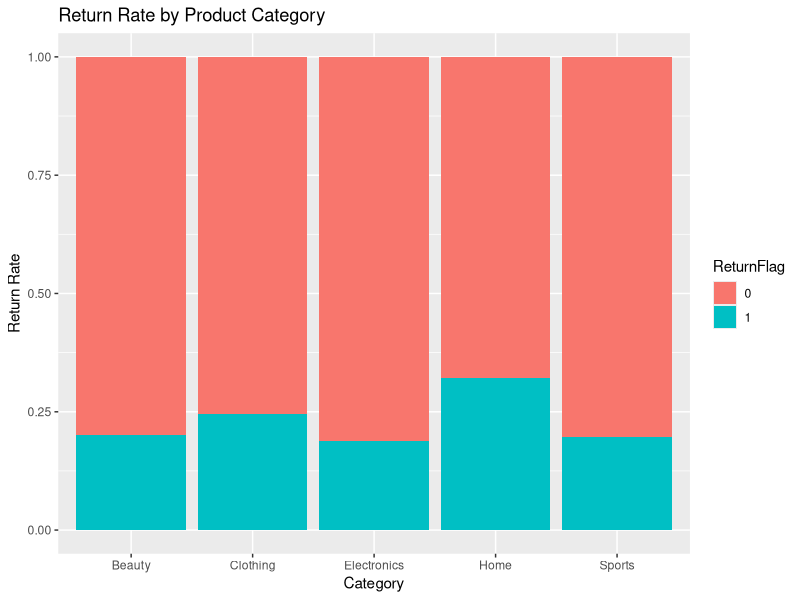
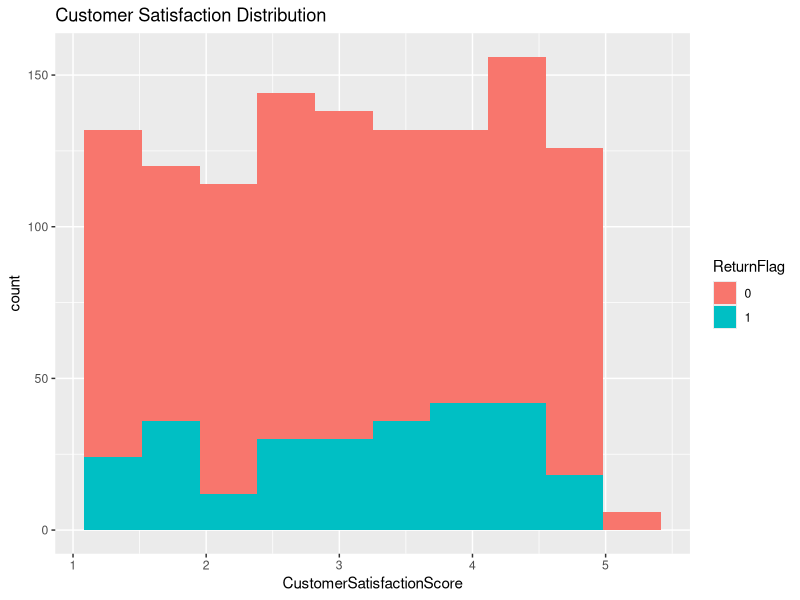
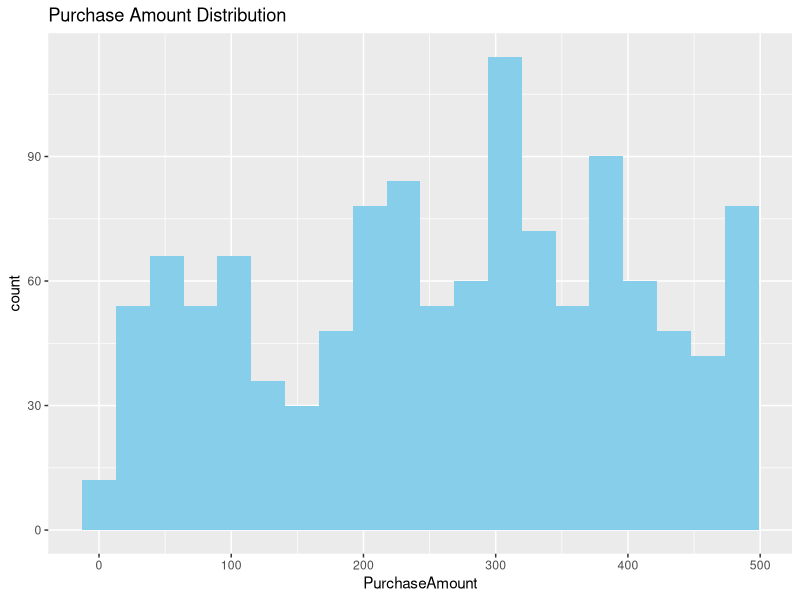

Generate these figures, in order, with R: (Note: this script raises an error after producing the figures.)
# =====================================================
# Machine Learning Model for Predicting Product Returns
# Author: Shaik Naved Ahmed
# Description: Random Forest model to predict product
#              returns in e-commerce using customer
#              usage and satisfaction data.
# =====================================================

# ===============================
# Install packages (run once)
# ===============================
install.packages(c("readxl","dplyr","caret","randomForest","pROC","ggplot2"))

# ===============================
# Load Libraries
# ===============================
library(readxl)
library(dplyr)
library(caret)
library(randomForest)
library(pROC)
library(ggplot2)

# ===============================
# 1. Load Dataset
# ===============================
data <- read_excel("Expanded_CustomerUsageData.xlsx")

# Inspect dataset
str(data)
summary(data)

# ===============================
# 2. Data Preprocessing
# ===============================

# Remove unnecessary ID columns
data <- data %>%
  select(-CustomerID, -ProductID)

# Convert categorical variables to factors
data$Category <- as.factor(data$Category)
data$Region <- as.factor(data$Region)
data$WarrantyStatus <- as.factor(data$WarrantyStatus)
data$ReturnFlag <- as.factor(data$ReturnFlag)

# Check missing values
colSums(is.na(data))

# ===============================
# 3. Exploratory Data Analysis
# ===============================

# Return rate by product category
ggplot(data, aes(x = Category, fill = ReturnFlag)) +
  geom_bar(position = "fill") +
  ylab("Return Rate") +
  ggtitle("Return Rate by Product Category")

# Customer satisfaction distribution
ggplot(data, aes(x = CustomerSatisfactionScore, fill = ReturnFlag)) +
  geom_histogram(bins = 10) +
  ggtitle("Customer Satisfaction Distribution")

# Purchase amount distribution
ggplot(data, aes(x = PurchaseAmount)) +
  geom_histogram(bins = 20, fill = "skyblue") +
  ggtitle("Purchase Amount Distribution")

# ===============================
# 4. Train-Test Split
# ===============================

set.seed(123)

trainIndex <- createDataPartition(data$ReturnFlag,
                                  p = 0.8,
                                  list = FALSE)

trainData <- data[trainIndex, ]
testData <- data[-trainIndex, ]

# ===============================
# 5. Train Random Forest Model
# ===============================

rf_model <- randomForest(ReturnFlag ~ .,
                         data = trainData,
                         ntree = 500,
                         importance = TRUE)

print(rf_model)

# ===============================
# 6. Predictions
# ===============================

predictions <- predict(rf_model, testData)

# Confusion Matrix
conf_matrix <- confusionMatrix(predictions, testData$ReturnFlag)
print(conf_matrix)

# ===============================
# 7. ROC Curve and AUC
# ===============================

prob <- predict(rf_model, testData, type = "prob")

roc_curve <- roc(testData$ReturnFlag, prob[,2])

# Plot ROC curve
plot(roc_curve,
     main = "Random Forest ROC Curve",
     col = "darkgreen",
     lwd = 3)

# Display AUC score
auc_value <- auc(roc_curve)
print(auc_value)

# Save ROC curve image
png("roc_curve.png", width = 800, height = 600)

plot(roc_curve,
     main = "Random Forest ROC Curve",
     col = "darkgreen",
     lwd = 3)

dev.off()

# ===============================
# 8. Feature Importance
# ===============================

importance(rf_model)

# Plot feature importance
png("feature_importance.png", width = 800, height = 600)

varImpPlot(rf_model)

dev.off()

# ===============================
# 9. Model Comparison
# Logistic Regression
# ===============================

log_model <- glm(ReturnFlag ~ .,
                 data = trainData,
                 family = binomial)

log_pred <- predict(log_model,
                    testData,
                    type = "response")

log_pred_class <- ifelse(log_pred > 0.5, 1, 0)

confusionMatrix(as.factor(log_pred_class),
                testData$ReturnFlag)

# ===============================
# End of Script
# ===============================
